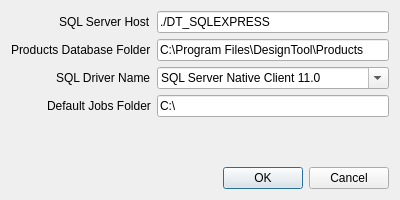
<?xml version="1.0" encoding="UTF-8"?>
<ui version="4.0">
 <class>OptionsDialog</class>
 <widget class="QDialog" name="OptionsDialog">
  <property name="enabled">
   <bool>true</bool>
  </property>
  <property name="geometry">
   <rect>
    <x>0</x>
    <y>0</y>
    <width>400</width>
    <height>200</height>
   </rect>
  </property>
  <property name="sizePolicy">
   <sizepolicy hsizetype="Preferred" vsizetype="Preferred">
    <horstretch>0</horstretch>
    <verstretch>0</verstretch>
   </sizepolicy>
  </property>
  <property name="minimumSize">
   <size>
    <width>400</width>
    <height>200</height>
   </size>
  </property>
  <property name="contextMenuPolicy">
   <enum>Qt::CustomContextMenu</enum>
  </property>
  <property name="windowTitle">
   <string>Options</string>
  </property>
  <property name="sizeGripEnabled">
   <bool>false</bool>
  </property>
  <layout class="QVBoxLayout" name="verticalLayout">
   <property name="sizeConstraint">
    <enum>QLayout::SetDefaultConstraint</enum>
   </property>
   <item>
    <layout class="QFormLayout" name="formLayout">
     <property name="sizeConstraint">
      <enum>QLayout::SetDefaultConstraint</enum>
     </property>
     <property name="fieldGrowthPolicy">
      <enum>QFormLayout::AllNonFixedFieldsGrow</enum>
     </property>
     <property name="labelAlignment">
      <set>Qt::AlignRight|Qt::AlignTrailing|Qt::AlignVCenter</set>
     </property>
     <item row="0" column="0">
      <widget class="QLabel" name="SQLHostLabel">
       <property name="text">
        <string>SQL Server Host</string>
       </property>
      </widget>
     </item>
     <item row="1" column="0">
      <widget class="QLabel" name="ProductDBLabel">
       <property name="text">
        <string>Products Database Folder</string>
       </property>
      </widget>
     </item>
     <item row="2" column="0">
      <widget class="QLabel" name="SQLDriverLabel">
       <property name="text">
        <string>SQL Driver Name</string>
       </property>
      </widget>
     </item>
     <item row="3" column="0">
      <widget class="QLabel" name="JobFolderLabel">
       <property name="text">
        <string>Default Jobs Folder</string>
       </property>
      </widget>
     </item>
     <item row="2" column="1">
      <widget class="QComboBox" name="sqlDriverComboBox">
       <property name="editable">
        <bool>true</bool>
       </property>
       <item>
        <property name="text">
         <string>SQL Server Native Client 11.0</string>
        </property>
       </item>
       <item>
        <property name="text">
         <string>SQL Server Native Client 10.0</string>
        </property>
       </item>
      </widget>
     </item>
     <item row="3" column="1">
      <widget class="QLineEdit" name="JobFolderText">
       <property name="text">
        <string>C:\</string>
       </property>
      </widget>
     </item>
     <item row="0" column="1">
      <widget class="QLineEdit" name="SQLHostText">
       <property name="text">
        <string>./DT_SQLEXPRESS</string>
       </property>
      </widget>
     </item>
     <item row="1" column="1">
      <widget class="QLineEdit" name="ProductDBText">
       <property name="text">
        <string>C:\Program Files\DesignTool\Products</string>
       </property>
      </widget>
     </item>
    </layout>
   </item>
   <item>
    <spacer name="verticalSpacer">
     <property name="orientation">
      <enum>Qt::Vertical</enum>
     </property>
     <property name="sizeType">
      <enum>QSizePolicy::MinimumExpanding</enum>
     </property>
     <property name="sizeHint" stdset="0">
      <size>
       <width>20</width>
       <height>40</height>
      </size>
     </property>
    </spacer>
   </item>
   <item>
    <widget class="QDialogButtonBox" name="buttonBox">
     <property name="sizePolicy">
      <sizepolicy hsizetype="Expanding" vsizetype="Fixed">
       <horstretch>0</horstretch>
       <verstretch>0</verstretch>
      </sizepolicy>
     </property>
     <property name="orientation">
      <enum>Qt::Horizontal</enum>
     </property>
     <property name="standardButtons">
      <set>QDialogButtonBox::Cancel|QDialogButtonBox::Ok</set>
     </property>
    </widget>
   </item>
  </layout>
 </widget>
 <resources/>
 <connections>
  <connection>
   <sender>buttonBox</sender>
   <signal>accepted()</signal>
   <receiver>OptionsDialog</receiver>
   <slot>accept()</slot>
   <hints>
    <hint type="sourcelabel">
     <x>248</x>
     <y>254</y>
    </hint>
    <hint type="destinationlabel">
     <x>157</x>
     <y>274</y>
    </hint>
   </hints>
  </connection>
  <connection>
   <sender>buttonBox</sender>
   <signal>rejected()</signal>
   <receiver>OptionsDialog</receiver>
   <slot>reject()</slot>
   <hints>
    <hint type="sourcelabel">
     <x>316</x>
     <y>260</y>
    </hint>
    <hint type="destinationlabel">
     <x>286</x>
     <y>274</y>
    </hint>
   </hints>
  </connection>
 </connections>
</ui>
